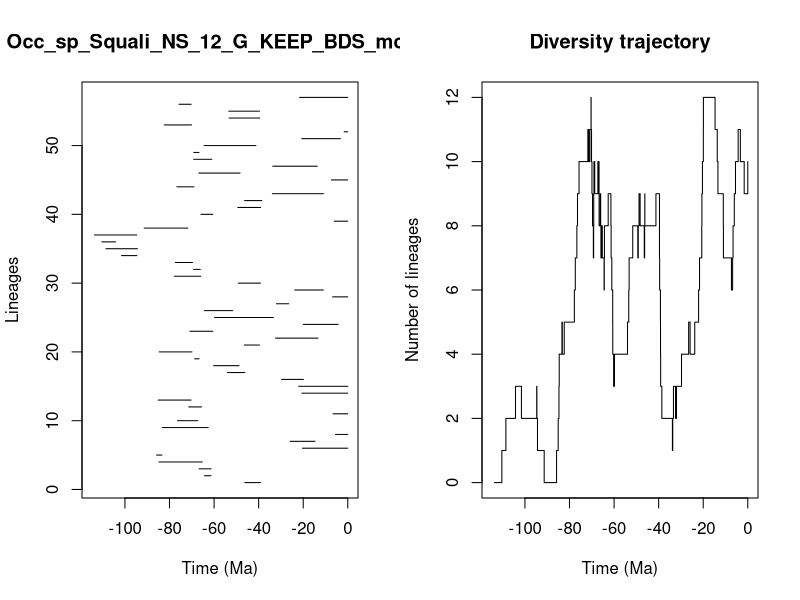

This figure's R source:


pdf(file='../Results/Species_NS/5_MA_bins_EXT_EP_FT/pyrate_mcmc_logs/Occ_sp_Squali_NS_12_G_KEEP_BDS_mcmc_LTT.pdf',width=0.6*20, height=0.6*10)
title = "Occ_sp_Squali_NS_12_G_KEEP_BDS_mcmc"
ts=c(46.18286254104603, 64.32417807770717,66.71060463703037,84.73575998411368,85.80817681407646,20.336756659590737,25.876912137894738,5.513475132771941,83.22179018931917,76.41384866316304,6.607736813854928,71.34377679574457,85.07493124708924,20.586349805494827,22.068116306064304,29.737739076109374,53.97344009448408,60.19339601765447,68.68348577281162,84.61736460365947,46.452606079563225,32.426442003691456,70.83505506318585,19.947288097127984,59.81512635113327,64.39349274482163,31.98123271776827,6.808921239054266,23.797325922610078,49.136117561064296,77.8236923453914,69.30486986210072,77.40178898774427,101.56973458437866,108.55337787431536,110.35658457917086,113.68052670366008,91.36119247276602,6.042367179506182,65.89971170135452,49.35250336255747,46.277408564921565,33.828684686855475,76.6998218849023,7.329057590837242,66.85849603871023,33.669288643859694,69.17141232550865,69.11966678093837,64.48463551555628,20.653665486150196,1.6120569259915216,82.35884393209163,53.24061816980939,53.41255330902283,75.72495593912078,21.648321600757058)
te=c(39.15802658203421, 61.41752147795101,61.32629066747867,65.28515508601632,83.40087826346222,0.0,14.680767703316315,0.0,62.63644887978001,67.2734054945099,0.0,65.63877854254368,70.3440268565212,0.0,0.0,19.910796748895223,46.20853036724179,48.796126885789334,66.73164306931352,69.92306116378562,39.630984615526685,13.393594556136405,60.61492131192516,4.316669733699394,33.35323995190349,51.62530322295048,26.535301240894178,0.0,10.981726969526488,39.199316584852475,66.01698257999132,66.18895175584835,69.6705038489601,94.63395340952226,94.36733453244175,104.2335976931632,94.71775042857453,71.76779283744574,0.0,60.58716207581883,39.10318544501272,38.56036823390705,10.935499906238247,69.0210995966524,0.0,48.299618526087684,13.701094851162683,61.02023384827151,66.78271828629093,41.215211214885144,3.3360858933193422,0.0,70.11666372793829,39.553594976925815,39.63034850678215,70.29955289430376,0.0)
div_traj=c(0, 1,2,3,2,3,2,1,0,1,2,3,4,5,4,5,6,7,8,9,10,11,10,11,12,11,10,9,8,7,8,9,10,9,10,9,10,9,8,9,8,7,8,7,6,7,8,9,8,7,6,5,4,3,4,5,6,7,8,7,8,9,8,7,8,9,8,9,8,7,6,5,4,3,2,1,2,3,2,3,4,5,4,5,6,7,8,9,10,11,12,11,10,9,8,7,6,7,8,9,10,11,10,9,10)
time_events=c(113.68052670366008, 110.35658457917086,108.55337787431536,104.2335976931632,101.56973458437866,94.71775042857453,94.63395340952226,94.36733453244175,91.36119247276602,85.80817681407646,85.07493124708924,84.73575998411368,84.61736460365947,83.40087826346222,83.22179018931917,82.35884393209163,77.8236923453914,77.40178898774427,76.6998218849023,76.41384866316304,75.72495593912078,71.76779283744574,71.34377679574457,70.83505506318585,70.3440268565212,70.29955289430376,70.11666372793829,69.92306116378562,69.6705038489601,69.30486986210072,69.17141232550865,69.11966678093837,69.0210995966524,68.68348577281162,67.2734054945099,66.85849603871023,66.78271828629093,66.73164306931352,66.71060463703037,66.18895175584835,66.01698257999132,65.89971170135452,65.63877854254368,65.28515508601632,64.48463551555628,64.39349274482163,64.32417807770717,62.63644887978001,61.41752147795101,61.32629066747867,61.02023384827151,60.61492131192516,60.58716207581883,60.19339601765447,59.81512635113327,53.97344009448408,53.41255330902283,53.24061816980939,51.62530322295048,49.35250336255747,49.136117561064296,48.796126885789334,48.299618526087684,46.452606079563225,46.277408564921565,46.20853036724179,46.18286254104603,41.215211214885144,39.630984615526685,39.63034850678215,39.553594976925815,39.199316584852475,39.15802658203421,39.10318544501272,38.56036823390705,33.828684686855475,33.669288643859694,33.35323995190349,32.426442003691456,31.98123271776827,29.737739076109374,26.535301240894178,25.876912137894738,23.797325922610078,22.068116306064304,21.648321600757058,20.653665486150196,20.586349805494827,20.336756659590737,19.947288097127984,19.910796748895223,14.680767703316315,13.701094851162683,13.393594556136405,10.981726969526488,10.935499906238247,7.329057590837242,6.808921239054266,6.607736813854928,6.042367179506182,5.513475132771941,4.316669733699394,3.3360858933193422,1.6120569259915216,0.0)
                par(mfrow=c(1,2))
                L = length(ts)
                plot(ts, 1:L , xlim=c(-max(ts)-1,0), pch=20, type="n", main=title,xlab="Time (Ma)",ylab="Lineages")
                for (i in 1:L){segments(x0=-te[i],y0=i,x1=-ts[i],y1=i)}    
                t = -time_events
                plot(div_traj ~ t,type="s", main = "Diversity trajectory",xlab="Time (Ma)",ylab="Number of lineages",xlim=c(-max(ts)-1,0))
                abline(v=c(65,200,251,367,445),lty=2,col="gray")
                
